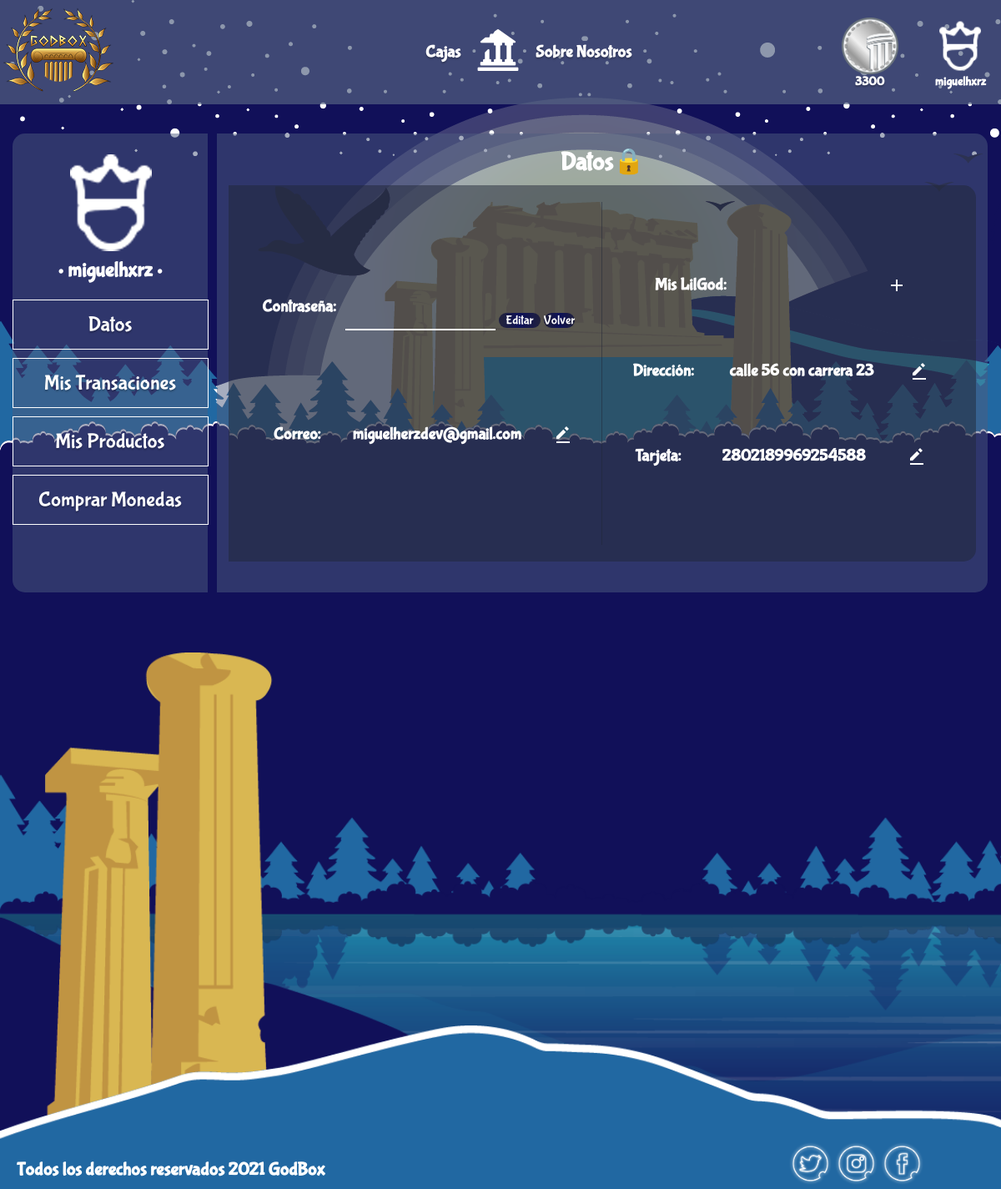
Screenshot of /CRUD/update-password.php (signed in) with the database file from the repository.
### tables this page shows
CREATE TABLE `users` (
  `username` varchar(45) NOT NULL,
  `password` varchar(45) NOT NULL,
  `coins` int(11) NOT NULL,
  `id` varchar(45) NOT NULL,
  `email` varchar(45) NOT NULL,
  `address` varchar(45) NOT NULL,
  `birth` varchar(45) NOT NULL,
  `fecha de registro` varchar(11) NOT NULL
);

CREATE TABLE `payment` (
  `id` varchar(45) NOT NULL,
  `type` varchar(45) NOT NULL,
  `number` varchar(19) NOT NULL,
  `expiration date` varchar(20) NOT NULL,
  `cvv` varchar(3) NOT NULL
);

### model/connect_db.php (called while the page is built, shortened)
<?php
class connect_db {
  var $conection;
  function __construct () {
    $server_conect = "localhost";
    $username = "root";
    $password = "123456789";
    $use_db = "godbox";
    $this->conection = new mysqli($server_conect, $username, $password, $use_db);
  }
  function add_instruc($instruct) {
    return $this->conection->query($instruct);
  }
}
?>

### model/user.php (called while the page is built, shortened)
<?php
  class user {
  private $data_base;
  function __construct() {
    $this->data_base= new connect_db();
  }
    function GetByUsername($username){
      $query_send = "SELECT `username`, `password`, `id`, `email`, `address` FROM `users` WHERE  `username` = '$username'";
      $question = $this->data_base->add_instruc($query_send);
      return $question;
    }
    function getCoinsdb($username){
      $query_send = "SELECT `coins` FROM `users` WHERE `username` = '".$username."'";
      $question =  $this->data_base->add_instruc($query_send);
      if(mysqli_num_rows($question) > 0){
         $rows = mysqli_fetch_array($question);
         return $rows['coins'];
      }else {
        return 0;
      }
    }
}
?>

### model/credit_card.php (called while the page is built, shortened)
<?php
require_once('../model/connect_db.php');
class credit_card {
  private $data_base;
  function credit_card() {
    $this->data_base=new connect_db();
  }
  function GetCCbyid($id){
    $query_send = "SELECT `id`, `type`, `number`, `expiration date`, `cvv` FROM `payment` WHERE  `id` = '$id'";
    $question = $this->data_base->add_instruc($query_send);
    return $question;
  }
}
?>

### CRUD/update-password.php (the view, shortened to what this page needs)
<?php
require_once('../model/user.php');
require_once('../model/credit_card.php')
?>
<!DOCTYPE html>
<html lang="en">
<head>
  <link rel="stylesheet" href="../css/user_page.css">
</head>
<body>
       <?php include($header);
       $user = new user;
       $question = $user->GetByUsername($_SESSION['user']);
       while ($row = mysqli_fetch_array($question)):?>
     <main class="container">
        <section class="panel__container">
          <articles class="admin__container">
            <div class="admin__profile">
              <figure class="admin__ico-container">
                <img src="../assets/icons/user-profile.png" alt="" title="">
              </figure>
              <h4 class="title"><?php echo $_SESSION['user']?></h4>
            </div>
            <div class="select__reports">
                <a href="../view/user_page.php"><div class="btn__report">Datos</div></a>
                <a href="../view/transaciones_user.php"><div class="btn__report">Mis Transaciones</div></a>
                <a href="../view/user_inventory.php"><div class="btn__report">Mis Productos</div></a>
                <a href="../view/buy_coins.php"><div class="btn__report">Comprar Monedas</div></a>
        </articles>
      </section>
      <section class="reports__container">
          <h4 class="title">Datos🔒</h4>
          <div class="put__reports">
            <div class="essencial__crud">
              <div class="crud password">
              <h4>Contraseña:</h4>
                <form method="POST">
                  <input type="text" name="password"  maxlength="20" size="20">
                  <input type="submit" class="btn-edit" name="btn-edit" value="Editar">
                  <a href="../view/user_page.php" class="volver">Volver</a>
              </form>
              <br>
              </div>
              <div class="crud email">
                <h4>Correo:</h4> <h4 class="respuesta"><?php echo $row["email"];?></h4>
                <a href="../CRUD/update-email.php"><img src="../assets/icons/bx-edit-alt.svg" alt="editar" title="editar correo"></a>
              </div>
            </div>
            <div class="other__crud">
              <div class="crud LilGod">
                <h4>Mis LilGod:</h4> <h4 class="respuesta"><?echo $row["coins"];?></h4>
                <a href="../view/buy_coins.php"><img src="../assets/icons/outline_add_white_24dp.png" alt="Comprar Más" title="Comprar Más"></a>
              </div>
              <div class="crud address">
                <h4>Dirección:</h4> <h4 class="respuesta"><?php echo $row["address"];?></h4>
                <a href="../CRUD/update-address.php"><img src="../assets/icons/bx-edit-alt.svg" alt="editar" title="editar direccion"></a>
              </div>
              <div class="crud credit-card">
              <h4>Tarjeta:</h4>
              <?php
                $CC = new credit_card;
                $id = $row['id'];
                $question = $CC->GetCCbyid($id);
                while ($fila = mysqli_fetch_array($question)){?>
                <h4 class="respuesta"><?php echo $fila['number'];?></h4>
                <?php }?>
                <form action="../CRUD/update-card_register.php" method="post">
                  <button type="submit" class ="boton-submit">
                  <a href=""><img src="../assets/icons/bx-edit-alt.svg" alt="editar" title="editar address"></a>
                  </button>
                </form>
              </div>
              <?php endwhile ?>
            </div>
          </div>
      </section>
    </main>
    <footer class="footer">
      <h3 class="footer__text">Todos los derechos reservados 2021 GodBox</h3>
      <div class="footer__social-media">
        <div class="footer_img-contaienr"><img src="../assets/icons/twitter.png" alt="twitter"></div>
        <div class="footer_img-contaienr"><img src="../assets/icons/instagram.png" alt="instagram"></div>
        <div class="footer_img-contaienr"><img src="../assets/icons/facebook.png" alt="facebook"></div>
      </div>
    </footer>
</body>
</html>

### partials/header-user.php (shortened to what this page needs)
<?php
    require_once('../model/connect_db.php');
    require_once('../model/user.php');
    $user = new user();
    $username = $_SESSION['user'];
    $coins = $user->getCoinsdb($username);
?>
<header class="header-u">
        <div class="container-header-u">
            <section class="logo-a">
                <img src="../assets/img/Logo-rezised.png" alt="">
            </section>
            <section class="center-title-u">
                <div class="boxes-link-u">
                    <a href="../view/Boxes.php">
                        <h4>Cajas</h4>
                    </a>
                </div>
                <div class="ico-header-u">
                    <a href="../index.php">
                        <img src="../assets/icons/Home.png" alt="">
                    </a>
                </div>
                <div class="about-link-u">
                    <a href="../view/About-us.php">
                        <h4>Sobre Nosotros</h4>
                    </a>
                </div>
            </section>
            <section class="options-u">
                <div class="link-u">
                    <ul class="btn-menu-u">
                    <a href="../view/buy_coins.php">
                        <img src="../assets/icons/coin.png" alt="" class="item-u">
                        <?php echo "<h3 class ='name'>".$coins."</h3>"?>
                    </a>
                    <li class="item-nav"><img src="../assets/icons/user.png" alt="" class="item-u">
                    <?php echo "<h3 class ='name' id='user_username'>".$_SESSION['user']."</h3>"?>
                    </li>
                    </ul>
                </div>
            </section>
        </div>
    </header>

### rows the page displays
users: coins "3300", email "miguelherzdev@gmail.com", address "calle 56 con carrera 23"
payment: number "2802189969254588"

### other values shown
$_SESSION['user'] "miguelhxrz"
